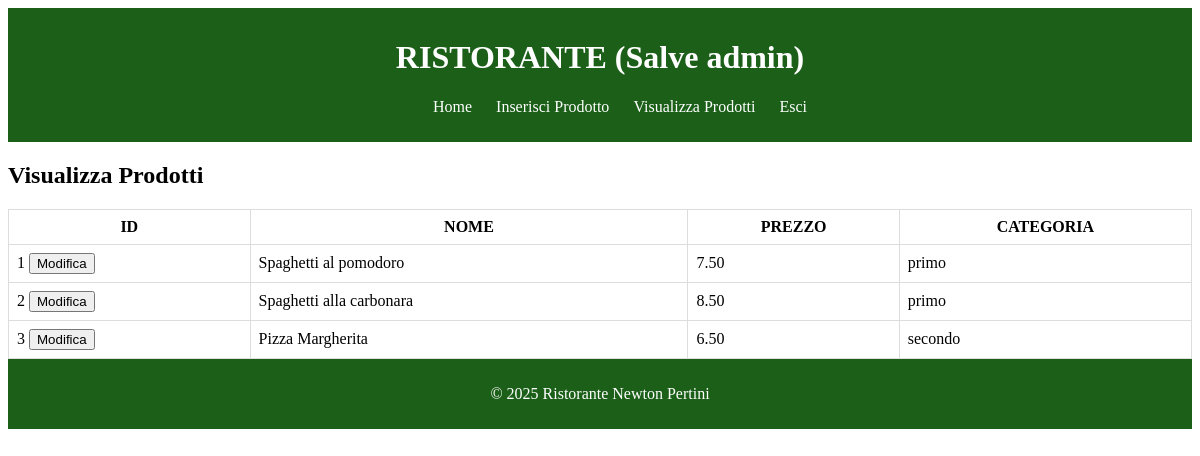
Screenshot of /visualizzaProdotti.php (signed in) with the database file from the repository.
### tables this page shows
CREATE TABLE `prodotti` (
  `id` int(11) NOT NULL AUTO_INCREMENT,
  `nome` varchar(255) NOT NULL,
  `prezzo` decimal(10,2) NOT NULL,
  `categoria` varchar(255) NOT NULL,
  PRIMARY KEY (`id`)
);

### visualizzaProdotti.php (the view, shortened to what this page needs)
<?php
    $con = mysqli_connect("127.0.0.1","root","","ristorante");
    $query = "SELECT * FROM prodotti";
    $prodotti = mysqli_query($con, $query);
?>
<!DOCTYPE html>
<html lang="en">
<head>
    <link rel="stylesheet" href="style.css">
</head>
<body>
    <?php
        require_once("headerAmministratore.php");
    ?>
    <main>
        <h2>Visualizza Prodotti</h2>
        <table>
            <tr>
                <th>ID</th>
                <th>NOME</th>
                <th>PREZZO</th>
                <th>CATEGORIA</th>
            </tr>
            <?php
                while($prodotto = mysqli_fetch_assoc($prodotti)){
                    echo "<tr>";
                    echo "
                        <td>
                        <form action='modificaProdotto.php' method='POST'>
                        $prodotto[id]
                        <button name='verbo' value='modificaProdotto'>Modifica</button>
                        <input type='hidden' name='idProdotto' value='$prodotto[id]'>
                        </form>
                        </td>
                    ";
                    echo "<td>$prodotto[nome]</td>";
                    echo "<td>$prodotto[prezzo]</td>";
                    echo "<td>$prodotto[categoria]</td>";
                    echo "</tr>";
                }
            ?>
        </table>
    </main>
    <?php
        require_once("footer.php");
    ?>
</body>
</html>

### headerAmministratore.php (shortened to what this page needs)
<?php
echo "<header>
        <h1>RISTORANTE (Salve $_SESSION[username])</h1>
        <nav>
            <ul>
                <li><a href='index.php'>Home</a></li>
                <li><a href='inserisciProdotto.php'>Inserisci Prodotto</a></li>
                <li><a href='visualizzaProdotti.php'>Visualizza Prodotti</a></li>
                <li><a href='logout.php'>Esci</a></li>
            </ul>
        </nav>
    </header>";
?>

### footer.php
<?php
echo "<footer>
        <p>&copy; 2025 Ristorante Newton Pertini</p>
</footer>";
?>

### style.css (style rules this page uses)
header, footer { background-color: #1b5f18; color: #fff; padding: 10px 0; text-align: center; }
header a { text-decoration: none; color: #fff; }
header li { list-style-type: none; display: inline; margin: 0 10px; }
table { width: 100%; border-collapse: collapse; border: 1px solid #ddd; }
table th, table td { border: 1px solid #ddd; padding: 8px; }

### rows the page displays
prodotti: id "1", nome "Spaghetti al pomodoro", prezzo "7.50", categoria "primo"
prodotti: id "2", nome "Spaghetti alla carbonara", prezzo "8.50", categoria "primo"
prodotti: id "3", nome "Pizza Margherita", prezzo "6.50", categoria "secondo"

### other values shown
$_SESSION[username] "admin"
